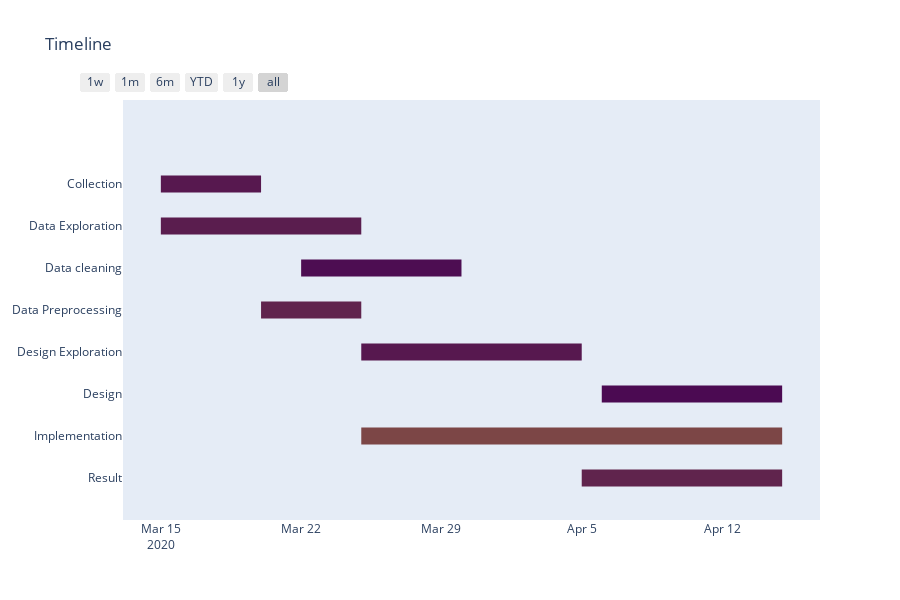

Write notebook code for a chart like this one.
### Code cell
import plotly.figure_factory as ff

df = [
    dict(Task="Result", Start='2020-04-05', Finish='2020-04-15', Complete=15),        
    dict(Task="Implementation", Start='2020-03-25', Finish='2020-04-15', Complete=30),
    dict(Task="Design", Start='2020-04-06', Finish='2020-04-15', Complete=4),
    dict(Task="Design Exploration", Start='2020-03-25', Finish='2020-04-5', Complete=10),
    dict(Task="Data Preprocessing", Start='2020-03-20', Finish='2020-03-25', Complete=15),
    dict(Task="Data cleaning", Start='2020-03-22', Finish='2020-03-30', Complete=5),
    dict(Task="Data Exploration", Start='2020-03-15', Finish='2020-03-25', Complete=12),
    dict(Task="Collection", Start='2020-03-15', Finish='2020-03-20', Complete=10)
     ]

fig = ff.create_gantt(df, colors='Viridis', index_col='Complete', show_colorbar=False, title='Timeline')
fig.show()

### Figure 1 — Plotly figure (JSON) as saved in the notebook; plotly's stock layout.template omitted (floating-point values rounded to 4 significant figures)
{"data": [{"fill": "toself", "fillcolor": "rgb(123.5, 70.0, 69.9)", "hoverinfo": "name", "legendgroup": "rgb(123.5, 70.0, 69.9)", "mode": "none", "name": "30", "showlegend": false, "type": "scatter", "x": ["2020-03-25", "2020-04-15", "2020-04-15", "2020-03-25"], "y": [0.8, 0.8, 1.2, 1.2]}, {"fill": "toself", "fillcolor": "rgb(75.4, 10.200000000000001, 82.12)", "hoverinfo": "name", "legendgroup": "rgb(75.4, 10.200000000000001, 82.12)", "mode": "none", "name": "4", "showlegend": false, "type": "scatter", "x": ["2020-04-06", "2020-04-15", "2020-04-15", "2020-04-06"], "y": [1.8, 1.8, 2.2, 2.2]}, {"fill": "toself", "fillcolor": "rgb(77.25, 12.5, 81.65)", "hoverinfo": "name", "legendgroup": "rgb(77.25, 12.5, 81.65)", "mode": "none", "name": "5", "showlegend": false, "type": "scatter", "x": ["2020-03-22", "2020-03-30", "2020-03-30", "2020-03-22"], "y": [4.8, 4.8, 5.2, 5.2]}, {"fill": "toself", "fillcolor": "rgb(86.5, 24.0, 79.3)", "hoverinfo": "name", "legendgroup": "rgb(86.5, 24.0, 79.3)", "mode": "none", "name": "10", "showlegend": false, "type": "scatter", "x": ["2020-03-25", "2020-04-5", "2020-04-5", "2020-03-25", "2020-03-25", "2020-03-15", "2020-03-20", "2020-03-20", "2020-03-15"], "y": [2.8, 2.8, 3.2, 3.2, null, 6.8, 6.8, 7.2, 7.2]}, {"fill": "toself", "fillcolor": "rgb(90.2, 28.599999999999998, 78.36)", "hoverinfo": "name", "legendgroup": "rgb(90.2, 28.599999999999998, 78.36)", "mode": "none", "name": "12", "showlegend": false, "type": "scatter", "x": ["2020-03-15", "2020-03-25", "2020-03-25", "2020-03-15"], "y": [5.8, 5.8, 6.2, 6.2]}, {"fill": "toself", "fillcolor": "rgb(95.75, 35.5, 76.95)", "hoverinfo": "name", "legendgroup": "rgb(95.75, 35.5, 76.95)", "mode": "none", "name": "15", "showlegend": false, "type": "scatter", "x": ["2020-04-05", "2020-04-15", "2020-04-15", "2020-04-05", "2020-04-05", "2020-03-20", "2020-03-25", "2020-03-25", "2020-03-20"], "y": [-0.2, -0.2, 0.2, 0.2, null, 3.8, 3.8, 4.2, 4.2]}, {"legendgroup": "rgb(123.5, 70.0, 69.9)", "marker": {"color": "rgb(123.5, 70.0, 69.9)", "opacity": 0, "size": 1}, "mode": "markers", "name": "", "showlegend": false, "text": [null, null], "type": "scatter", "x": ["2020-03-25", "2020-04-15"], "y": [1, 1]}, {"legendgroup": "rgb(75.4, 10.200000000000001, 82.12)", "marker": {"color": "rgb(75.4, 10.200000000000001, 82.12)", "opacity": 0, "size": 1}, "mode": "markers", "name": "", "showlegend": false, "text": [null, null], "type": "scatter", "x": ["2020-04-06", "2020-04-15"], "y": [2, 2]}, {"legendgroup": "rgb(77.25, 12.5, 81.65)", "marker": {"color": "rgb(77.25, 12.5, 81.65)", "opacity": 0, "size": 1}, "mode": "markers", "name": "", "showlegend": false, "text": [null, null], "type": "scatter", "x": ["2020-03-22", "2020-03-30"], "y": [5, 5]}, {"legendgroup": "rgb(86.5, 24.0, 79.3)", "marker": {"color": "rgb(86.5, 24.0, 79.3)", "opacity": 0, "size": 1}, "mode": "markers", "name": "", "showlegend": false, "text": [null, null, null, null], "type": "scatter", "x": ["2020-03-25", "2020-04-5", "2020-03-15", "2020-03-20"], "y": [3, 3, 7, 7]}, {"legendgroup": "rgb(90.2, 28.599999999999998, 78.36)", "marker": {"color": "rgb(90.2, 28.599999999999998, 78.36)", "opacity": 0, "size": 1}, "mode": "markers", "name": "", "showlegend": false, "text": [null, null], "type": "scatter", "x": ["2020-03-15", "2020-03-25"], "y": [6, 6]}, {"legendgroup": "rgb(95.75, 35.5, 76.95)", "marker": {"color": "rgb(95.75, 35.5, 76.95)", "opacity": 0, "size": 1}, "mode": "markers", "name": "", "showlegend": false, "text": [null, null, null, null], "type": "scatter", "x": ["2020-04-05", "2020-04-15", "2020-03-20", "2020-03-25"], "y": [0, 0, 4, 4]}], "layout": {"height": 600, "hovermode": "closest", "showlegend": false, "title": {"text": "Timeline"}, "xaxis": {"rangeselector": {"buttons": [{"count": 7, "label": "1w", "step": "day", "stepmode": "backward"}, {"count": 1, "label": "1m", "step": "month", "stepmode": "backward"}, {"count": 6, "label": "6m", "step": "month", "stepmode": "backward"}, {"count": 1, "label": "YTD", "step": "year", "stepmode": "todate"}, {"count": 1, "label": "1y", "step": "year", "stepmode": "backward"}, {"step": "all"}]}, "showgrid": false, "type": "date", "zeroline": false}, "yaxis": {"autorange": false, "range": [-1, 9], "showgrid": false, "ticktext": ["Result", "Implementation", "Design", "Design Exploration", "Data Preprocessing", "Data cleaning", "Data Exploration", "Collection"], "tickvals": [0, 1, 2, 3, 4, 5, 6, 7], "zeroline": false}}}
